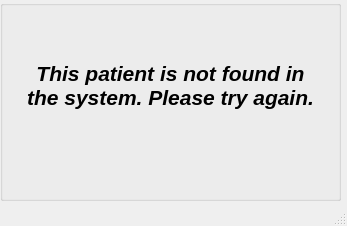
<?xml version="1.0" encoding="UTF-8"?>
<ui version="4.0">
 <class>errormsg2</class>
 <widget class="QMainWindow" name="errormsg2">
  <property name="geometry">
   <rect>
    <x>0</x>
    <y>0</y>
    <width>347</width>
    <height>226</height>
   </rect>
  </property>
  <property name="windowTitle">
   <string>MainWindow</string>
  </property>
  <widget class="QWidget" name="centralwidget">
   <widget class="QGroupBox" name="groupBox">
    <property name="geometry">
     <rect>
      <x>0</x>
      <y>0</y>
      <width>341</width>
      <height>201</height>
     </rect>
    </property>
    <property name="title">
     <string/>
    </property>
    <widget class="QLabel" name="labelerror2">
     <property name="geometry">
      <rect>
       <x>20</x>
       <y>60</y>
       <width>301</width>
       <height>51</height>
      </rect>
     </property>
     <property name="font">
      <font>
       <pointsize>16</pointsize>
       <weight>75</weight>
       <italic>true</italic>
       <bold>true</bold>
      </font>
     </property>
     <property name="text">
      <string>This patient is not found in the system. Please try again.</string>
     </property>
     <property name="alignment">
      <set>Qt::AlignCenter</set>
     </property>
     <property name="wordWrap">
      <bool>true</bool>
     </property>
    </widget>
   </widget>
  </widget>
  <widget class="QStatusBar" name="statusbar"/>
 </widget>
 <resources/>
 <connections/>
</ui>
